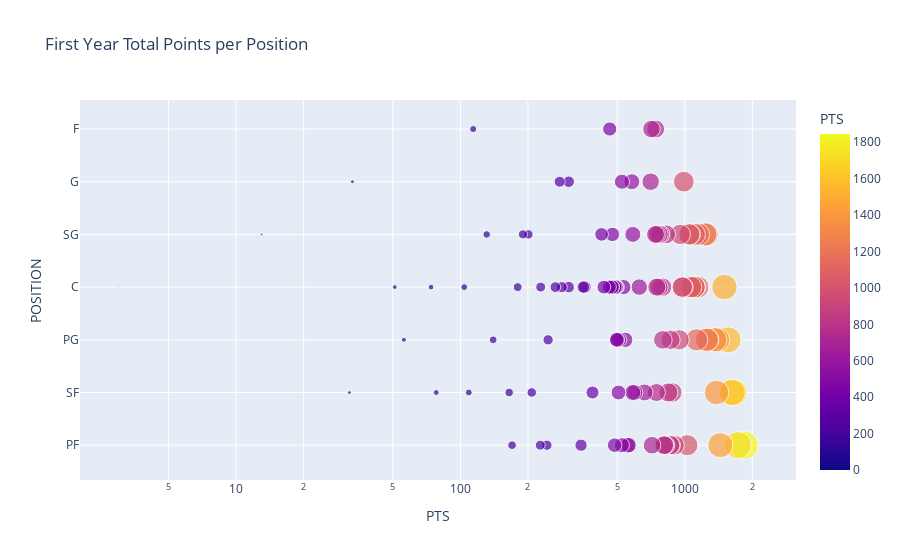

The code cell stored with this chart in its notebook:
### Markdown cell above
First Year Total Points per Position

### Code cell
import plotly.express as px

fig = px.scatter(first_year, x="PTS", y="POSITION", log_x=True, hover_name="PLAYER_NAME", hover_data=["PTS"], color="PTS",
                 size='PTS', title="First Year Total Points per Position")
fig.show()

### Figure 1 — Plotly figure (JSON) as saved in the notebook; plotly's stock layout.template omitted (floating-point values rounded to 4 significant figures)
{"data": [{"customdata": [[1845], [1725], [1654], [1624], [1562], [1503], [1441], [1399], [1387], [1361], [1258], [1256], [1252], [1235], [1151], [1143], [1131], [1106], [1106], [1105], [1104], [1068], [1054], [1048], [1028], [991], [981], [975], [955], [944], [899], [880], [867], [864], [861], [846], [826], [821], [814], [810], [799], [796], [780], [769], [768], [753], [751], [748], [742], [741], [715], [711], [705], [662], [627], [599], [587], [587], [581], [565], [559], [543], [533], [525], [525], [511], [507], [501], [499], [498], [494], [494], [488], [487], [476], [476], [475], [463], [461], [436], [426], [388], [359], [353], [345], [304], [304], [283], [277], [265], [246], [243], [228], [227], [208], [201], [190], [180], [170], [165], [140], [131], [114], [109], [104], [78], [74], [56], [51], [33], [32], [13], [3], [0]], "hovertemplate": "<b>%{hovertext}</b><br><br>PTS=%{marker.color}<br>POSITION=%{y}<extra></extra>", "hovertext": ["Blake Griffin", "Carmelo Anthony", "LeBron James", "Kevin Durant", "Damian Lillard", "Karl-Anthony Towns", "Pau Gasol", "Stephen Curry", "Andrew Wiggins", "Derrick Rose", "Chris Paul", "Russell Westbrook", "Eric Gordon", "Ben Gordon", "Jason Richardson", "DeMarcus Cousins", "John Wall", "Victor Oladipo", "Amar'e Stoudemire", "Emeka Okafor", "Yao Ming", "Brook Lopez", "D'Angelo Russell", "Devin Booker", "Kristaps Porzingis", "Dwyane Wade", "Dwight Howard", "Marc Gasol", "Brandon Roy", "Kyrie Irving", "Kevin Love", "Andrei Kirilenko", "Anthony Davis", "Deron Williams", "Chris Bosh", "Rudy Gay", "Klay Thompson", "Al Horford", "Kenyon Martin", "Carlos Boozer", "Kemba Walker", "Nikola Jokic", "Bradley Beal", "Wesley Matthews", "Andrew Bogut", "James Harden", "Greg Monroe", "Harrison Barnes", "Richard Jefferson", "Andre Iguodala", "Josh Smith", "Luol Deng", "Tony Parker", "DeMar DeRozan", "Joel Embiid", "Chandler Parsons", "Jrue Holiday", "Danny Granger", "Joe Johnson", "LaMarcus Aldridge", "Paul Millsap", "Eric Bledsoe", "Derrick Favors", "Manu Ginobili", "Giannis Antetokounmpo", "Gilbert Arenas", "Kawhi Leonard", "Rajon Rondo", "Chris Kaman", "Mike Conley", "Tristan Thompson", "Roy Hibbert", "Joakim Noah", "Ryan Anderson", "Andre Drummond", "Paul George", "Al Jefferson", "Nick Collison", "Serge Ibaka", "Tyson Chandler", "Nicolas Batum", "Gordon Hayward", "Nikola Pekovic", "Derrick Favors", "David Lee", "Joe Johnson", "Enes Kanter", "Nikola Vucevic", "Joe Johnson", "Steven Adams", "Goran Dragic", "Aaron Gordon", "DeAndre Jordan", "Draymond Green", "Tobias Harris", "CJ McCollum", "Tyler Johnson", "Derrick Favors", "Danilo Gallinari", "Khris Middleton", "Reggie Jackson", "Kevin Martin", "Zach Randolph", "Jimmy Butler", "Rudy Gobert", "Otto Porter Jr.", "Andrew Bynum", "Kyle Lowry", "Samuel Dalembert", "Allen Crabbe", "Glen Rice", "Michael Redd", "Patrick Ewing", "Hassan Whiteside"], "legendgroup": "", "marker": {"color": [1845, 1725, 1654, 1624, 1562, 1503, 1441, 1399, 1387, 1361, 1258, 1256, 1252, 1235, 1151, 1143, 1131, 1106, 1106, 1105, 1104, 1068, 1054, 1048, 1028, 991, 981, 975, 955, 944, 899, 880, 867, 864, 861, 846, 826, 821, 814, 810, 799, 796, 780, 769, 768, 753, 751, 748, 742, 741, 715, 711, 705, 662, 627, 599, 587, 587, 581, 565, 559, 543, 533, 525, 525, 511, 507, 501, 499, 498, 494, 494, 488, 487, 476, 476, 475, 463, 461, 436, 426, 388, 359, 353, 345, 304, 304, 283, 277, 265, 246, 243, 228, 227, 208, 201, 190, 180, 170, 165, 140, 131, 114, 109, 104, 78, 74, 56, 51, 33, 32, 13, 3, 0], "coloraxis": "coloraxis", "size": [1845, 1725, 1654, 1624, 1562, 1503, 1441, 1399, 1387, 1361, 1258, 1256, 1252, 1235, 1151, 1143, 1131, 1106, 1106, 1105, 1104, 1068, 1054, 1048, 1028, 991, 981, 975, 955, 944, 899, 880, 867, 864, 861, 846, 826, 821, 814, 810, 799, 796, 780, 769, 768, 753, 751, 748, 742, 741, 715, 711, 705, 662, 627, 599, 587, 587, 581, 565, 559, 543, 533, 525, 525, 511, 507, 501, 499, 498, 494, 494, 488, 487, 476, 476, 475, 463, 461, 436, 426, 388, 359, 353, 345, 304, 304, 283, 277, 265, 246, 243, 228, 227, 208, 201, 190, 180, 170, 165, 140, 131, 114, 109, 104, 78, 74, 56, 51, 33, 32, 13, 3, 0], "sizemode": "area", "sizeref": 4.612, "symbol": "circle"}, "mode": "markers", "name": "", "orientation": "h", "showlegend": false, "type": "scatter", "x": [1845, 1725, 1654, 1624, 1562, 1503, 1441, 1399, 1387, 1361, 1258, 1256, 1252, 1235, 1151, 1143, 1131, 1106, 1106, 1105, 1104, 1068, 1054, 1048, 1028, 991, 981, 975, 955, 944, 899, 880, 867, 864, 861, 846, 826, 821, 814, 810, 799, 796, 780, 769, 768, 753, 751, 748, 742, 741, 715, 711, 705, 662, 627, 599, 587, 587, 581, 565, 559, 543, 533, 525, 525, 511, 507, 501, 499, 498, 494, 494, 488, 487, 476, 476, 475, 463, 461, 436, 426, 388, 359, 353, 345, 304, 304, 283, 277, 265, 246, 243, 228, 227, 208, 201, 190, 180, 170, 165, 140, 131, 114, 109, 104, 78, 74, 56, 51, 33, 32, 13, 3, 0], "xaxis": "x", "y": [" PF", " PF", " SF", " SF", " PG", " C", " PF", " PG", " SF", " PG", " PG", " PG", " SG", " SG", " SG", " C", " PG", " SG", " C", " C", " C", " C", " SG", " SG", " PF", " G", " C", " C", " SG", " PG", " PF", " SF", " PF", " PG", " PF", " SF", " SG", " PF", " PF", " PF", " PG", " C", " SG", " SG", " C", " SG", " C", " SF", " F", " SG", " PF", " F", " G", " SF", " C", " SF", " SG", " SF", " G", " PF", " PF", " PG", " C", " G", " PF", " PG", " SF", " PG", " C", " PG", " C", " C", " C", " PF", " C", " SG", " C", " F", " C", " C", " SG", " SF", " C", " C", " PF", " G", " C", " C", " G", " C", " PG", " PF", " C", " PF", " SF", " SG", " SG", " C", " PF", " SF", " PG", " SG", " F", " SF", " C", " SF", " C", " PG", " C", " G", " SF", " SG", " C", " C"], "yaxis": "y"}], "layout": {"coloraxis": {"colorbar": {"title": {"text": "PTS"}}, "colorscale": [[0, "#0d0887"], [0.1111, "#46039f"], [0.2222, "#7201a8"], [0.3333, "#9c179e"], [0.4444, "#bd3786"], [0.5556, "#d8576b"], [0.6667, "#ed7953"], [0.7778, "#fb9f3a"], [0.8889, "#fdca26"], [1, "#f0f921"]]}, "legend": {"itemsizing": "constant", "tracegroupgap": 0}, "title": {"text": "First Year Total Points per Position"}, "xaxis": {"anchor": "y", "domain": [0, 1], "title": {"text": "PTS"}, "type": "log"}, "yaxis": {"anchor": "x", "domain": [0, 1], "title": {"text": "POSITION"}}}}
